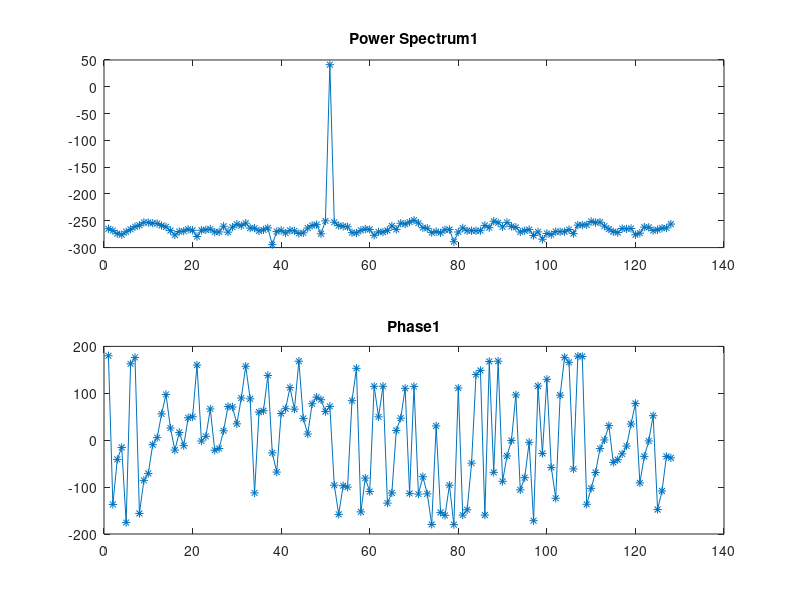
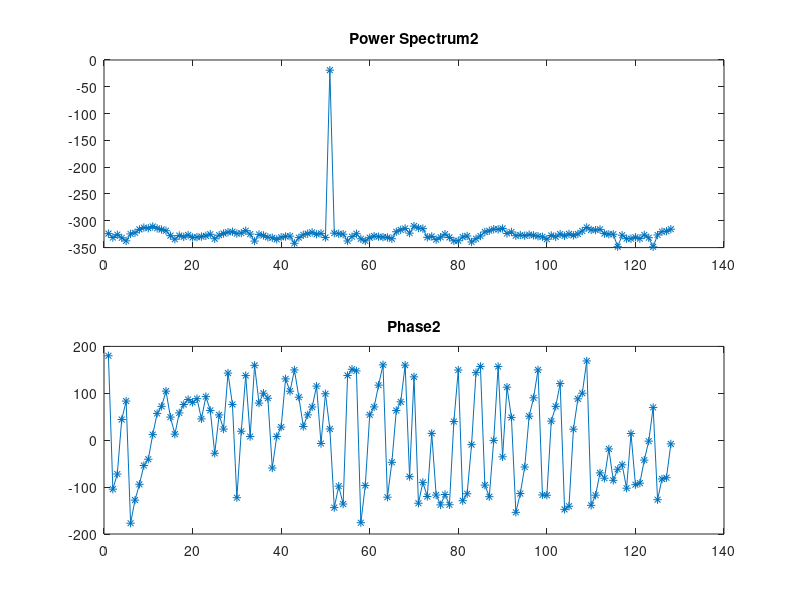

Recreate these plots in MATLAB, in order.
len = 4096;
t = [0:1:len-1];
N = 256;
k = 50;
phi_1 = deg2rad(72);
phi_2 = deg2rad(24);

sig1 = 0.9*cos(2*pi*k*t/N+phi_1);       %%in the twidd
sig2 = 0.9/1024*cos(2*pi*k*t/N+phi_2);  %%in the twidd

%sig1 = 0.9*cos(2*pi*(k+0.5)*t/N+phi_1);       %%in the middle twidd
%sig2 = 0.9/1024*cos(2*pi*(k+0.5)*t/N+phi_2);  %%in the middle twidd


%sig1 = awgn(sig1, 80);     %add noise
%sig2 = awgn(sig2, 80);     %add noise


data_in1 = zeros(len,2);
data_in1(:,1) = t;
data_in1(:,2) = sig1;

data_in2 = zeros(len,2);
data_in2(:,1) = t;
data_in2(:,2) = sig2;


%software fft
spect_1 = fft(sig1(1:256));
spect_2 = fft(sig2(1:256));

fprintf('Magnitude: %7.4f', 20*(log10(abs(spect_1(k+1)))-log10(abs(spect_2(k+1)))));
fprintf('\n');
fprintf('Phase: %7.4f', (rad2deg(angle(spect_1(k+1)))-rad2deg(angle(spect_2(k+1)))));
fprintf('\n');

figure
subplot(2,1,1);
plot(20*log10(abs(spect_1(1:N/2))), '*-');
title('Power Spectrum1');

subplot(2,1,2);
plot(rad2deg(angle(spect_1(1:N/2))), '*-');
title('Phase1');


figure
subplot(2,1,1);
plot(20*log10(abs(spect_2(1:N/2))), '*-');
title('Power Spectrum2');

subplot(2,1,2);
plot(rad2deg(angle(spect_2(1:N/2))), '*-');
title('Phase2');


